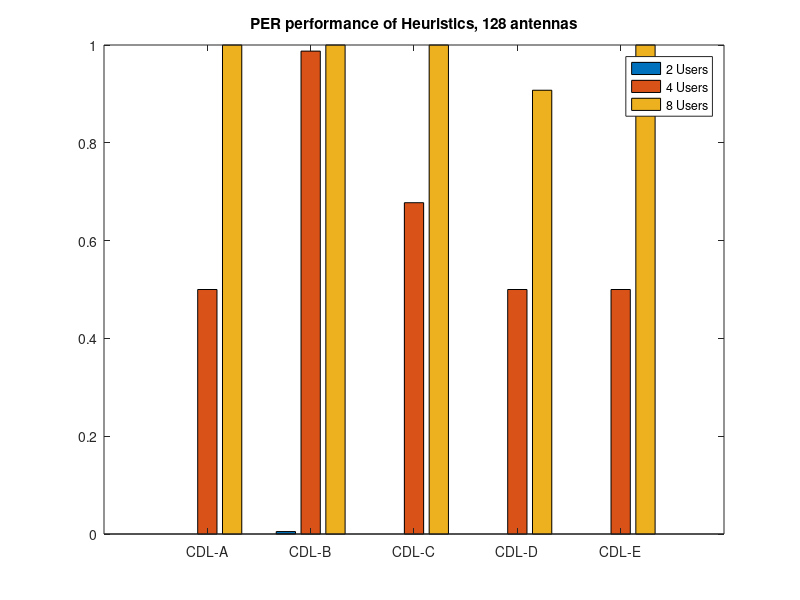
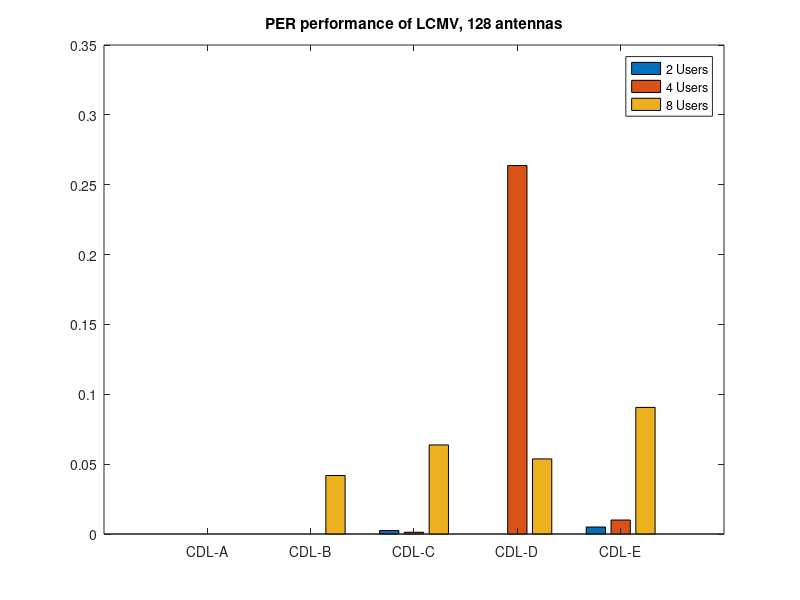
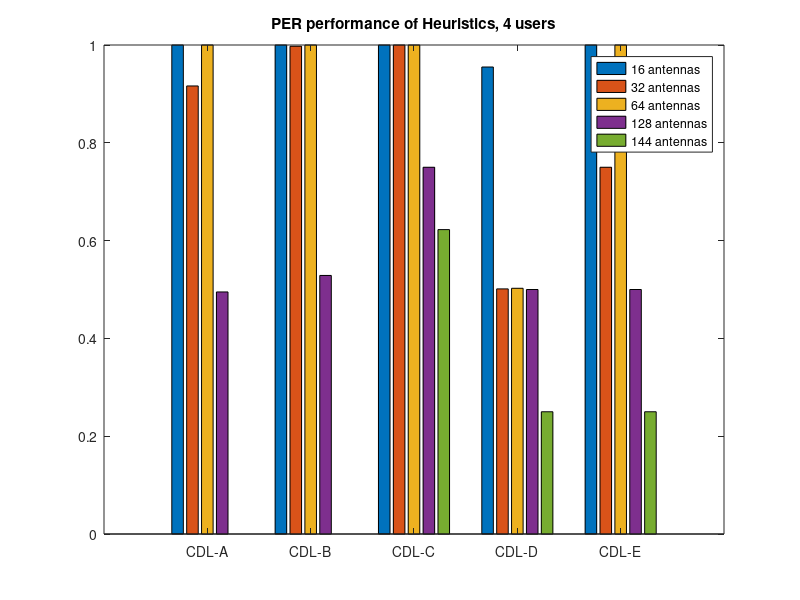
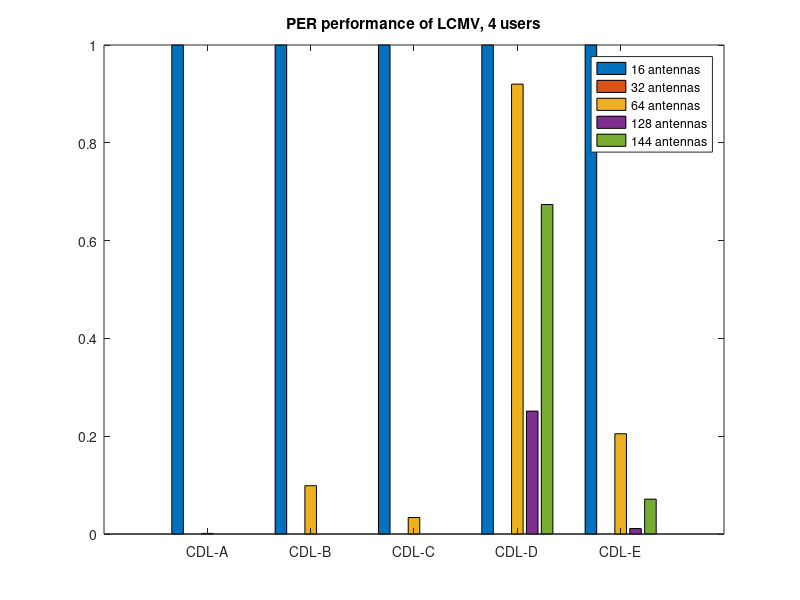

Reproduce these figures in MATLAB, in order.
clc; clear all; close all;

load('./SIM_PERF/Final/USER_PER_HEU_128_ANT_1_MCS.mat');
figure
bar(PER_HEU)
legend('2 Users', '4 Users', '8 Users')
title(['PER performance of Heuristics, ' num2str(nAntenna) ' antennas'])
xticklabels(cdlProfile)

load('./SIM_PERF/Final/USER_PER_TRD_128_ANT_1_MCS.mat');
figure
bar(PER_LCMV)
legend('2 Users', '4 Users', '8 Users')
title(['PER performance of LCMV, ' num2str(nAntenna) ' antennas'])
xticklabels(cdlProfile)

load('./SIM_PERF/Final/ANT_PER_HEU_4_USERS_1_MCS.mat');
figure
bar(PER_HEU)
legend('16 antennas', '32 antennas', '64 antennas', '128 antennas', '144 antennas')
title(['PER performance of Heuristics, ' num2str(nUsers) ' users'])
xticklabels(cdlProfile)

load('./SIM_PERF/Final/ANT_PER_TRD_4_USERS_1_MCS.mat');
figure
bar(PER_LCMV)
legend('16 antennas', '32 antennas', '64 antennas', '128 antennas', '144 antennas')
title(['PER performance of LCMV, ' num2str(nUsers) ' users'])
xticklabels(cdlProfile)